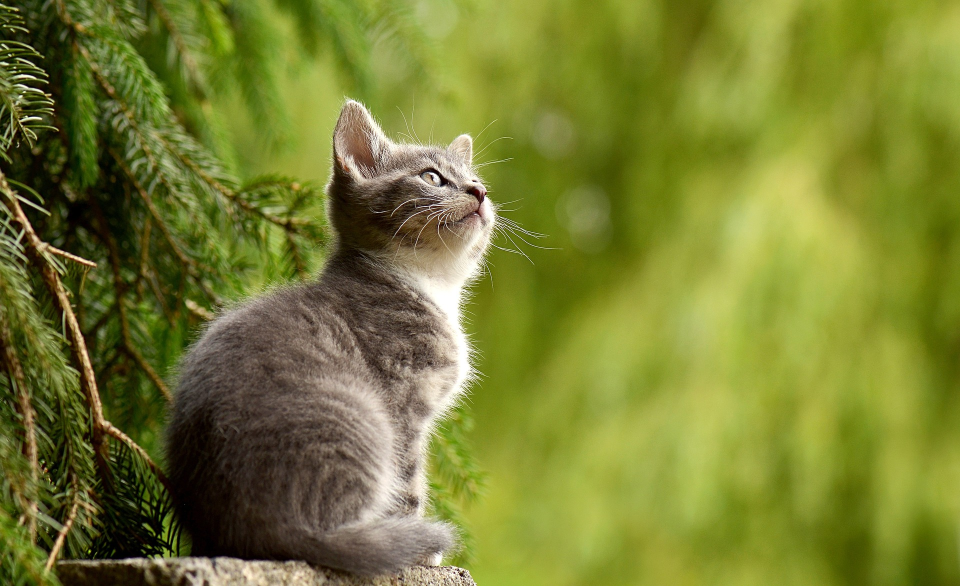
#> input picture OpenCV/img.jpg, 1920 x 1172 px (shown at 1/2 size)
$ python '이미지 자르기.py'
#> lines starting #> are read from the running program, lines starting #| are printed output that depends on the picture
import cv2
img = cv2.imread('img.jpg')
#> img is the input picture: shape (1172, 1920, 3); mean B, G, R 49.6, 125.8, 119.1
# img.shape

crop = img[100:200, 200:400] # 기준으로 짜름
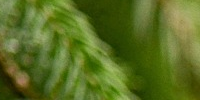
#> crop: shape (100, 200, 3); mean B, G, R 35.5, 110.1, 90.4

cv2.imshow('img',img)
cv2.imshow('crop',crop)
cv2.waitKey(0)
#> (the run stopped early here; a loop or call above may not have finished)

$ run again, with OpenCV/newspaper.jpg copied over OpenCV/img.jpg
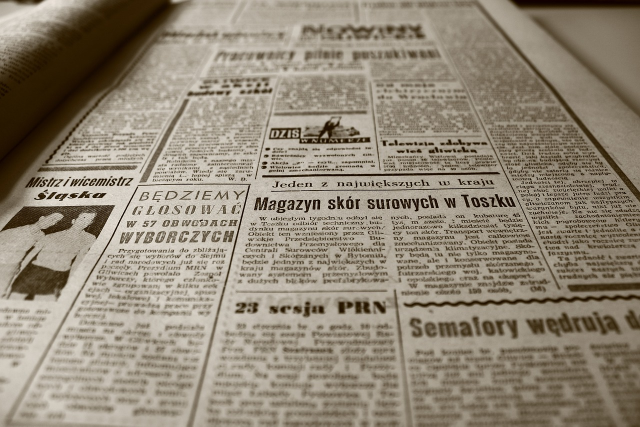
#> input picture OpenCV/newspaper.jpg, 1280 x 853 px (shown at 1/2 size)
#> img is the input picture: shape (853, 1280, 3); mean B, G, R 118.6, 135.1, 145.4
#> `crop = img[100:200, 200:400]`:
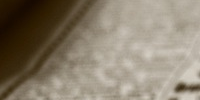
#> crop: shape (100, 200, 3); mean B, G, R 109.9, 127.1, 137.9
